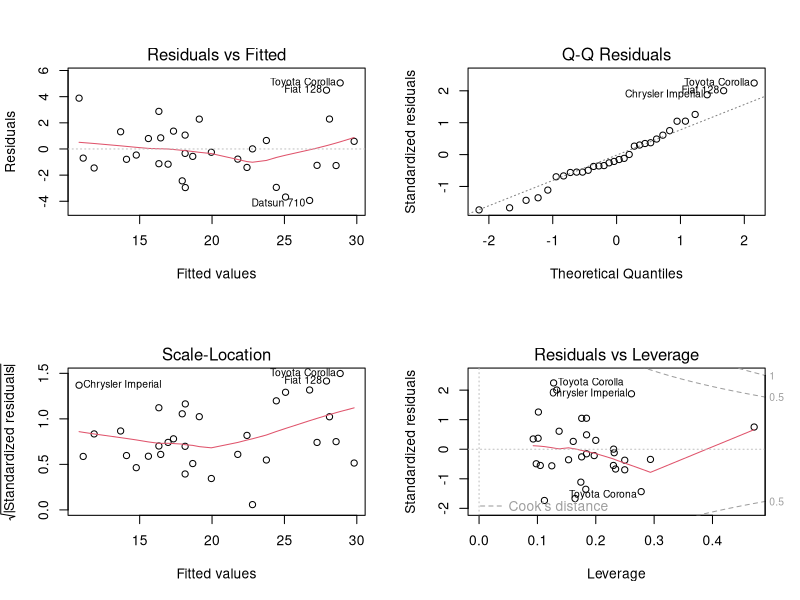

Here is the R script that generated this plot:
## ---- chunk 1
head(mtcars)
## ---- chunk 2
library(datasets)
data(mtcars)

fit <- lm(formula = mpg ~ factor(am) + factor(cyl) + wt + hp, data = mtcars)
print( summary(fit)$coefficients )
## ---- chunk 3

opar <- par(mfrow = c(2, 2))
plot(fit)
par( opar )

